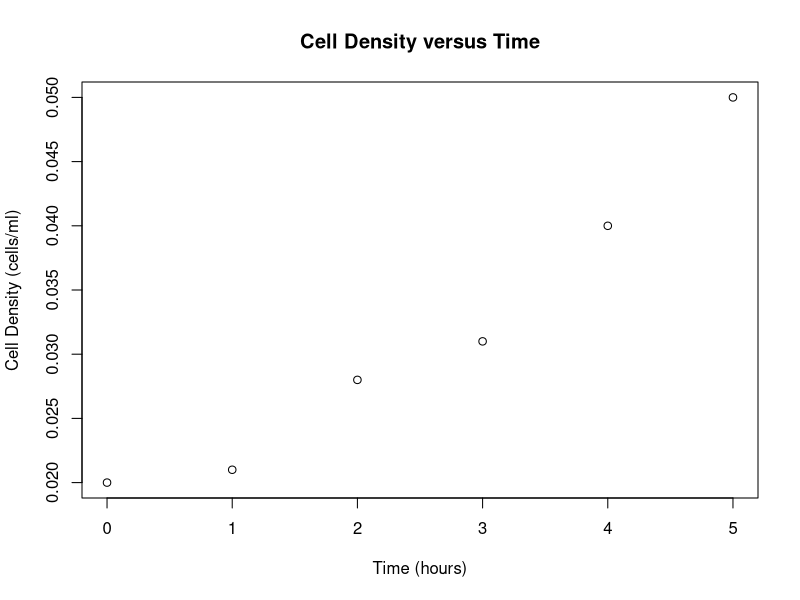
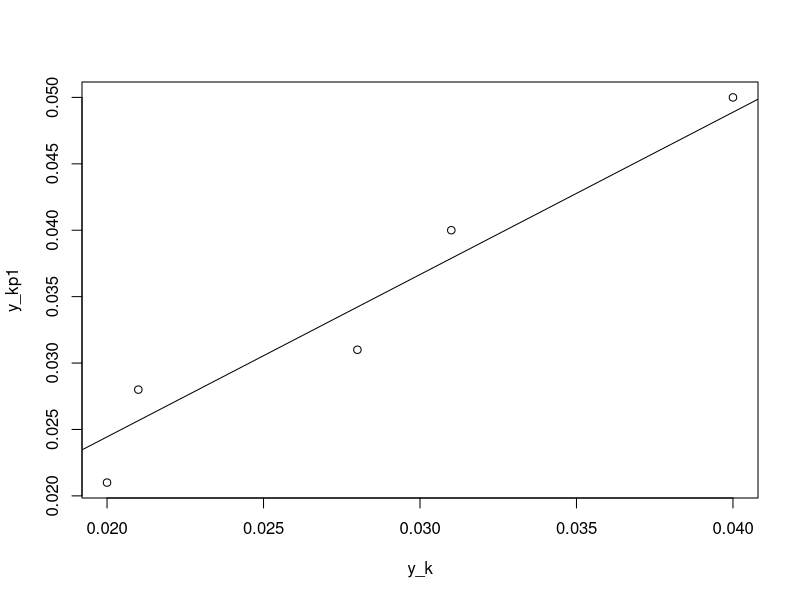
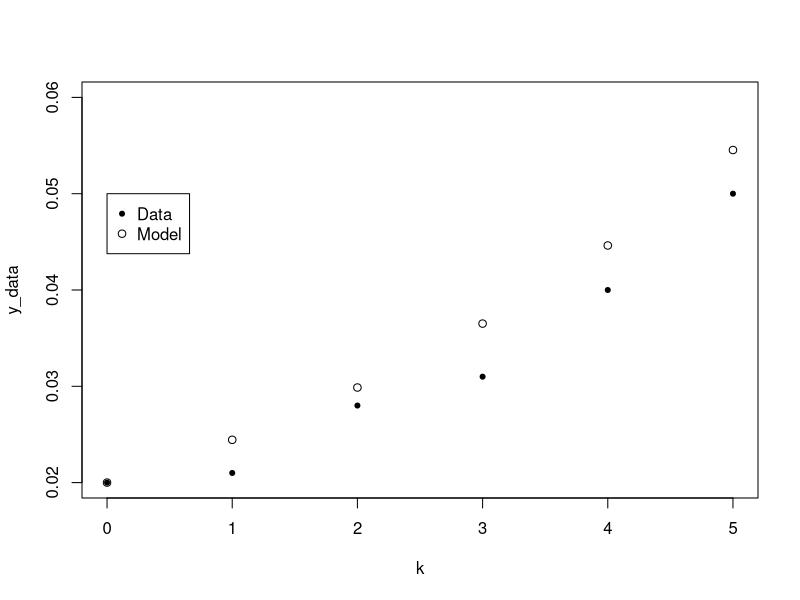

R code for these plots, in order:
## Bacteria Growth Example

##############################################
## Fit early growth data to exponential model

## Data
k = seq(0,5) # Time step (1 hour)
y_data = c(0.02,0.021,0.028,0.031,0.04,0.05)  # Cell Density (cells/ml)

# Plot Data
plot(k,y_data,xlab="Time (hours)",ylab="Cell Density (cells/ml)",main="Cell Density versus Time")

# Assign vectors y_k and y_(k+1)
y_k = y_data[1:(length(y_data)-1)]
y_kp1 = y_data[2:length(y_data)]

# Plot y_(k+1) versus y_k
plot(y_k,y_kp1)


# Fit model (y_(k+1)=(1+r)*y_k) to data
fit = lm(y_kp1~y_k+0)
fit
abline(fit)
slope = fit$coefficients
r = slope - 1


# Plot data along with model output
y_model = rep(0,length(k))
y_model[1] = y_data[1]
for (i in 1:(length(y_model)-1)){
  y_model[i+1] = (1+r)*y_model[i]
}
plot(k,y_data,pch=20,ylim=c(.02,0.06))
points(k,y_model,pch=21)
legend(0, 0.05, c("Data", "Model"), col = c(1,1),pch = c(20,21))


